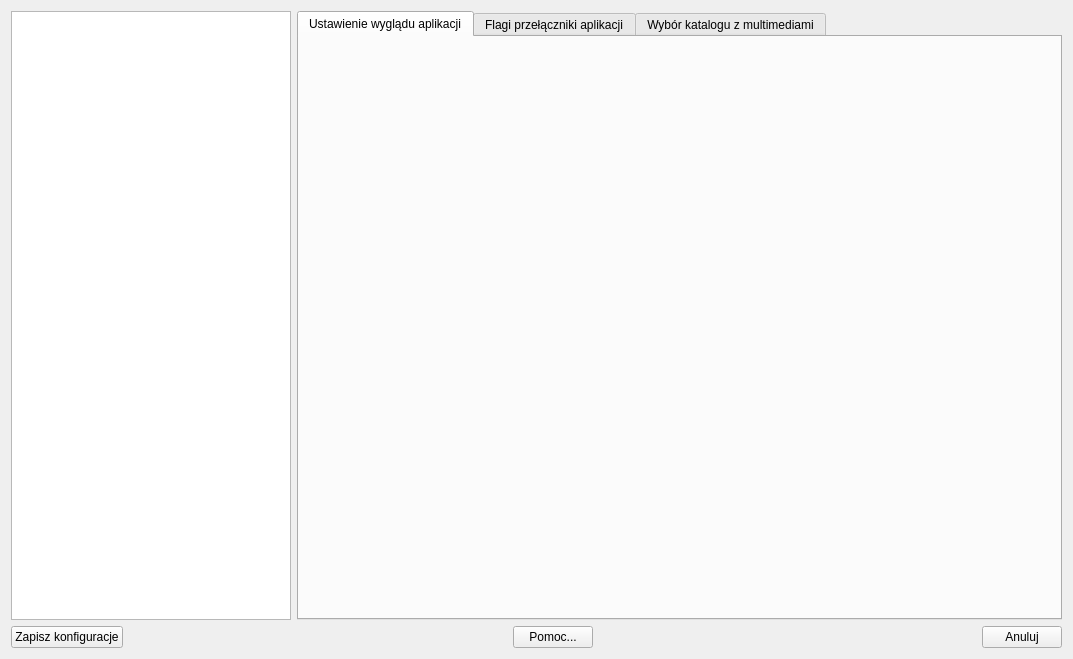
<?xml version="1.0" encoding="UTF-8"?>
<ui version="4.0">
 <class>SetupsWindow</class>
 <widget class="QDialog" name="SetupsWindow">
  <property name="geometry">
   <rect>
    <x>0</x>
    <y>0</y>
    <width>1073</width>
    <height>659</height>
   </rect>
  </property>
  <property name="windowTitle">
   <string>Ustawienia aplikacji</string>
  </property>
  <layout class="QVBoxLayout" name="verticalLayout">
   <item>
    <layout class="QHBoxLayout" name="horizontalLayout">
     <item>
      <widget class="QListWidget" name="SW_ButGroupSections">
       <property name="maximumSize">
        <size>
         <width>280</width>
         <height>16777215</height>
        </size>
       </property>
      </widget>
     </item>
     <item>
      <widget class="QTabWidget" name="SW_PControlSelected">
       <property name="tabShape">
        <enum>QTabWidget::Rounded</enum>
       </property>
       <property name="currentIndex">
        <number>0</number>
       </property>
       <property name="tabBarAutoHide">
        <bool>false</bool>
       </property>
       <widget class="QWidget" name="SW_SheetLajout">
        <attribute name="icon">
         <iconset resource="MojaBibliaLite.qrc">
          <normaloff>:/Setups/gfx/Kolory małe.png</normaloff>:/Setups/gfx/Kolory małe.png</iconset>
        </attribute>
        <attribute name="title">
         <string>Ustawienie wyglądu aplikacji</string>
        </attribute>
       </widget>
       <widget class="QWidget" name="SW_SheetFlags">
        <attribute name="icon">
         <iconset resource="MojaBibliaLite.qrc">
          <normaloff>:/Setups/gfx/Ustawienie flag małe.png</normaloff>:/Setups/gfx/Ustawienie flag małe.png</iconset>
        </attribute>
        <attribute name="title">
         <string>Flagi przełączniki aplikacji</string>
        </attribute>
        <layout class="QVBoxLayout" name="verticalLayout_3">
         <property name="spacing">
          <number>2</number>
         </property>
         <property name="leftMargin">
          <number>2</number>
         </property>
         <property name="topMargin">
          <number>2</number>
         </property>
         <property name="rightMargin">
          <number>2</number>
         </property>
         <property name="bottomMargin">
          <number>2</number>
         </property>
         <item>
          <layout class="QVBoxLayout" name="verticalLayout_2">
           <property name="leftMargin">
            <number>9</number>
           </property>
           <property name="topMargin">
            <number>9</number>
           </property>
           <property name="rightMargin">
            <number>9</number>
           </property>
           <property name="bottomMargin">
            <number>9</number>
           </property>
           <item>
            <widget class="QCheckBox" name="SW_IsDisplaySplash">
             <property name="text">
              <string>Czy wyświetlać winiete aplikacji, przy jej starcie?</string>
             </property>
            </widget>
           </item>
          </layout>
         </item>
        </layout>
       </widget>
       <widget class="QWidget" name="SW_SheetPaths">
        <attribute name="icon">
         <iconset resource="MojaBibliaLite.qrc">
          <normaloff>:/Setups/gfx/KatalogZMediami16x16.png</normaloff>:/Setups/gfx/KatalogZMediami16x16.png</iconset>
        </attribute>
        <attribute name="title">
         <string>Wybór katalogu z multimediami</string>
        </attribute>
        <layout class="QVBoxLayout" name="verticalLayout_5">
         <item>
          <layout class="QVBoxLayout" name="verticalLayout_4">
           <property name="leftMargin">
            <number>9</number>
           </property>
           <property name="topMargin">
            <number>9</number>
           </property>
           <property name="rightMargin">
            <number>9</number>
           </property>
           <property name="bottomMargin">
            <number>9</number>
           </property>
           <item>
            <layout class="QGridLayout" name="gridLayout">
             <property name="leftMargin">
              <number>9</number>
             </property>
             <property name="topMargin">
              <number>9</number>
             </property>
             <property name="rightMargin">
              <number>9</number>
             </property>
             <property name="bottomMargin">
              <number>9</number>
             </property>
             <item row="0" column="0">
              <widget class="QLineEdit" name="SW_LEditPathMedias_1">
               <property name="readOnly">
                <bool>true</bool>
               </property>
              </widget>
             </item>
             <item row="1" column="0">
              <widget class="QLineEdit" name="SW_LEditPathMedias_2">
               <property name="readOnly">
                <bool>true</bool>
               </property>
              </widget>
             </item>
             <item row="2" column="0">
              <widget class="QLineEdit" name="SW_LEditPathMedias_3">
               <property name="readOnly">
                <bool>true</bool>
               </property>
              </widget>
             </item>
             <item row="1" column="1">
              <widget class="QPushButton" name="SW_ButtonSelectPathmedia_2">
               <property name="text">
                <string>Wybierz katalog...</string>
               </property>
               <property name="icon">
                <iconset resource="MojaBibliaLite.qrc">
                 <normaloff>:/Setups/gfx/KatalogZMediami16x16.png</normaloff>:/Setups/gfx/KatalogZMediami16x16.png</iconset>
               </property>
              </widget>
             </item>
             <item row="2" column="1">
              <widget class="QPushButton" name="SW_ButtonSelectPathmedia_3">
               <property name="text">
                <string>Wybierz katalog...</string>
               </property>
               <property name="icon">
                <iconset resource="MojaBibliaLite.qrc">
                 <normaloff>:/Setups/gfx/KatalogZMediami16x16.png</normaloff>:/Setups/gfx/KatalogZMediami16x16.png</iconset>
               </property>
              </widget>
             </item>
             <item row="3" column="0">
              <widget class="QLineEdit" name="SW_LEditPathMedias_4">
               <property name="readOnly">
                <bool>true</bool>
               </property>
              </widget>
             </item>
             <item row="3" column="1">
              <widget class="QPushButton" name="SW_ButtonSelectPathmedia_4">
               <property name="text">
                <string>Wybierz katalog...</string>
               </property>
               <property name="icon">
                <iconset resource="MojaBibliaLite.qrc">
                 <normaloff>:/Setups/gfx/KatalogZMediami16x16.png</normaloff>:/Setups/gfx/KatalogZMediami16x16.png</iconset>
               </property>
              </widget>
             </item>
             <item row="0" column="1">
              <widget class="QPushButton" name="SW_ButtonSelectPathmedia_1">
               <property name="text">
                <string>Wybierz katalog...</string>
               </property>
               <property name="icon">
                <iconset resource="MojaBibliaLite.qrc">
                 <normaloff>:/Setups/gfx/KatalogZMediami16x16.png</normaloff>:/Setups/gfx/KatalogZMediami16x16.png</iconset>
               </property>
              </widget>
             </item>
            </layout>
           </item>
           <item>
            <spacer name="verticalSpacer">
             <property name="orientation">
              <enum>Qt::Vertical</enum>
             </property>
             <property name="sizeHint" stdset="0">
              <size>
               <width>20</width>
               <height>40</height>
              </size>
             </property>
            </spacer>
           </item>
          </layout>
         </item>
        </layout>
       </widget>
      </widget>
     </item>
    </layout>
   </item>
   <item>
    <layout class="QHBoxLayout" name="horizontalLayout_3">
     <item>
      <widget class="QPushButton" name="SW_ButtSetupSave">
       <property name="text">
        <string>Zapisz konfiguracje</string>
       </property>
       <property name="icon">
        <iconset resource="MojaBibliaLite.qrc">
         <normaloff>:/Setups/gfx/Zapisz.png</normaloff>:/Setups/gfx/Zapisz.png</iconset>
       </property>
      </widget>
     </item>
     <item>
      <spacer name="horizontalSpacer">
       <property name="orientation">
        <enum>Qt::Horizontal</enum>
       </property>
       <property name="sizeHint" stdset="0">
        <size>
         <width>40</width>
         <height>20</height>
        </size>
       </property>
      </spacer>
     </item>
     <item>
      <widget class="QPushButton" name="SW_ButtSetupHelp">
       <property name="text">
        <string>Pomoc...</string>
       </property>
       <property name="icon">
        <iconset resource="MojaBibliaLite.qrc">
         <normaloff>:/Search/gfx/HelpReg.png</normaloff>:/Search/gfx/HelpReg.png</iconset>
       </property>
      </widget>
     </item>
     <item>
      <spacer name="horizontalSpacer_2">
       <property name="orientation">
        <enum>Qt::Horizontal</enum>
       </property>
       <property name="sizeHint" stdset="0">
        <size>
         <width>40</width>
         <height>20</height>
        </size>
       </property>
      </spacer>
     </item>
     <item>
      <widget class="QPushButton" name="SW_ButtSetupCancel">
       <property name="text">
        <string>Anuluj</string>
       </property>
       <property name="icon">
        <iconset resource="MojaBibliaLite.qrc">
         <normaloff>:/Setups/gfx/Anuluj.png</normaloff>:/Setups/gfx/Anuluj.png</iconset>
       </property>
      </widget>
     </item>
    </layout>
   </item>
  </layout>
 </widget>
 <tabstops>
  <tabstop>SW_ButtonSelectPathmedia_1</tabstop>
  <tabstop>SW_ButtonSelectPathmedia_2</tabstop>
  <tabstop>SW_ButtonSelectPathmedia_3</tabstop>
  <tabstop>SW_ButtonSelectPathmedia_4</tabstop>
  <tabstop>SW_LEditPathMedias_1</tabstop>
  <tabstop>SW_LEditPathMedias_2</tabstop>
  <tabstop>SW_LEditPathMedias_3</tabstop>
  <tabstop>SW_LEditPathMedias_4</tabstop>
  <tabstop>SW_ButGroupSections</tabstop>
  <tabstop>SW_PControlSelected</tabstop>
  <tabstop>SW_ButtSetupSave</tabstop>
  <tabstop>SW_IsDisplaySplash</tabstop>
  <tabstop>SW_ButtSetupHelp</tabstop>
  <tabstop>SW_ButtSetupCancel</tabstop>
 </tabstops>
 <resources>
  <include location="MojaBibliaLite.qrc"/>
 </resources>
 <connections>
  <connection>
   <sender>SW_ButtSetupCancel</sender>
   <signal>clicked()</signal>
   <receiver>SetupsWindow</receiver>
   <slot>close()</slot>
   <hints>
    <hint type="sourcelabel">
     <x>1032</x>
     <y>634</y>
    </hint>
    <hint type="destinationlabel">
     <x>721</x>
     <y>621</y>
    </hint>
   </hints>
  </connection>
 </connections>
</ui>
